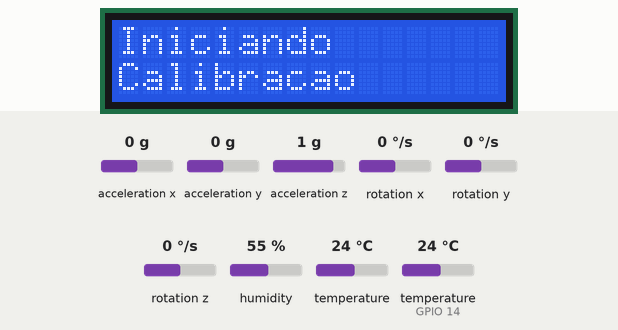
Bench run of a sketch on a simulated ESP32. Parts: 16×2 character LCD. The test bench sets the inputs (shaded band); at power-on: humidity 55 %, temperature (sensor on GPIO 14) 24 °C, acceleration x 0 g, acceleration y 0 g, acceleration z 1 g, rotation x 0 °/s, rotation y 0 °/s, rotation z 0 °/s, temperature 24 °C. WiFi joins after 1.5 s; servers stay silent unless stated; the local clock reads 2024-03-15 10:24:30 at power-on unless the sketch sets it; what the sketch prints to the serial monitor is not drawn.

Above: at 1.7 s.
At 4.3 s:
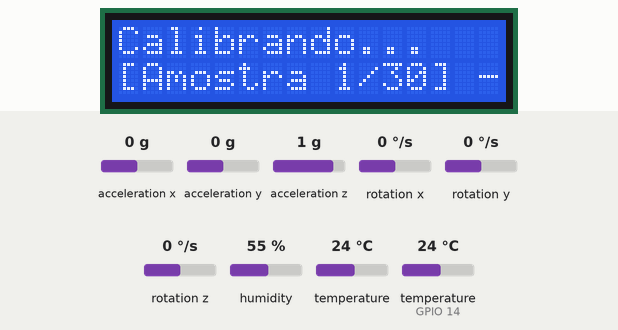
4.4 s: humidity set to 16 %
7.7 s: humidity set to 13 %
At 8.6 s:
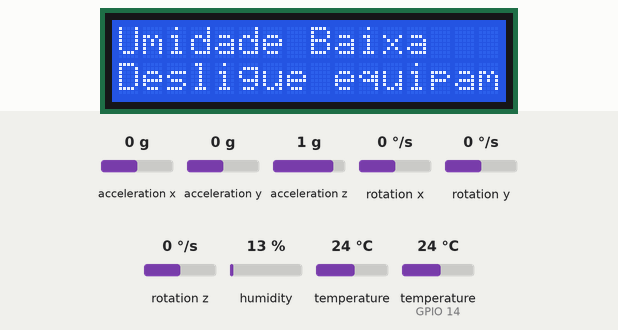
11.0 s: temperature (sensor on GPIO 14) set to 39.7 °C
14.3 s: temperature (sensor on GPIO 14) set to 40.8 °C
At 15.4 s:
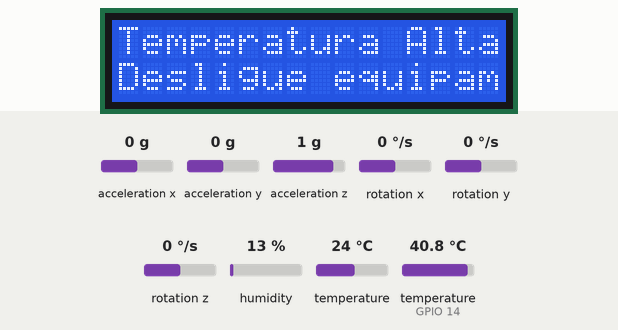
17.6 s: temperature (sensor on GPIO 14) set to 12 °C
At 19.5 s:
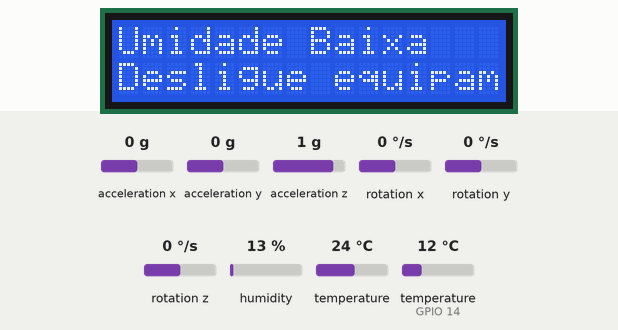
20.9 s: temperature (sensor on GPIO 14) set to 41 °C
At 23.7 s:
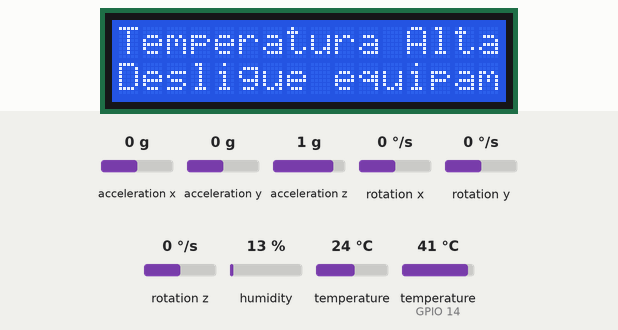
Timing chart, 0 to 25.2 s (numbered marks = the images above; inputs shaded):
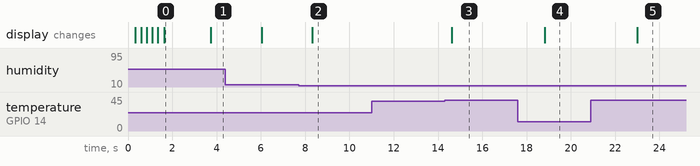

The sketch:

ESP32_NTP_Example.ino
```cpp
// Learn about the ESP32 WiFi simulation in
// https://docs.wokwi.com/guides/esp32-wifi
#include <DHT.h>
#include <WiFi.h>
#include <WiFiClient.h>
#include <WebServer.h>
#include <uri/UriBraces.h>
#include <Wire.h>
#include <LiquidCrystal_I2C.h>

#include <Adafruit_MPU6050.h>
#include <Adafruit_Sensor.h>

//módulos para webservice
#include <HTTPClient.h>
#include <ArduinoJson.h>
#include <string>

LiquidCrystal_I2C LCD = LiquidCrystal_I2C(0x27, 16, 2);

#define NTP_SERVER     "pool.ntp.org"
#define UTC_OFFSET     0
#define UTC_OFFSET_DST 0


#define dhtPino 14 // Pino do sensor DHT22
#define DHT_TIPO DHT22

DHT dht(dhtPino, DHT22);
Adafruit_MPU6050 mpu;


// --- CONFIGURAÇÕES DE CALIBRAÇÃO E MONITORAMENTO ---
const int AMOSTRAS_CALIBRACAO = 30; // Número de leituras para estabelecer a baseline
float baselineVibracaoMedia = 0.0;   // Armazena a vibração média normal
float limiteAlerta = 0.0;            // Limite para um alerta de vibração (ex: 1.5x a baseline)
float limitePerigo = 0.0;            // Limite para um alerta de perigo (ex: 2.5x a baseline)

// Variáveis de controle de estado
int contadorAmostras = 0;
bool calibrando = true;

//método http para passar dados dos sensores no web-service
HTTPClient http;

void spinner() {
  static int8_t counter = 0;
  const char* glyphs = "\xa1\xa5\xdb";
  LCD.setCursor(15, 1);
  LCD.print(glyphs[counter++]);
  if (counter == strlen(glyphs)) {
    counter = 0;
  }
}

void setup() {
  Serial.begin(115200);
  while (!Serial) delay(10);

  LCD.init();
  LCD.backlight();
  LCD.setCursor(0, 0);
  LCD.print("Conectando ao ");
  LCD.setCursor(0, 1);
  LCD.print("WiFi ");

  WiFi.begin("Wokwi-GUEST", "", 6);
  while (WiFi.status() != WL_CONNECTED) {
    delay(250);
    spinner();
  }

  dht.begin();

  LCD.clear();
  LCD.setCursor(0, 0);
  LCD.println("Online");
  LCD.setCursor(0, 1);
  LCD.println("Atualizar Hora");

  configTime(UTC_OFFSET, UTC_OFFSET_DST, NTP_SERVER);

  Wire.begin(21, 22);


  while (!mpu.begin()) {
    LCD.clear();
    LCD.setCursor(0, 0);
    LCD.println("Falha  MPU6050");
    delay(1000);  // Aguarda 1 segundo antes de tentar novamente
  }

  mpu.setAccelerometerRange(MPU6050_RANGE_2_G);

  LCD.clear();
  LCD.setCursor(0, 0);
  LCD.println("Iniciando");
  LCD.setCursor(0, 1);
  LCD.print("Calibracao");
}

void loop() {
  delay(2050);
  float temperatura = dht.readTemperature();
  float umidade = dht.readHumidity();
  // Verifica se houve erro na leitura do DHT22
  if (isnan(temperatura) || isnan(umidade)) {
    LCD.clear();
    LCD.setCursor(0, 0);
    LCD.println("Falha  DHT22");
    return;
  }


  acelerometroFuncionamento(temperatura, umidade);

}

void acelerometroFuncionamento(float temperatura, float umidade){
  sensors_event_t a, g, temp;
  mpu.getEvent(&a, &g, &temp);

  if(temperatura > 40 || temperatura < -20){
    LCD.clear();
    LCD.setCursor(0, 0);
    if(temperatura > 40)
      LCD.println("Temperatura Alta");
    else
      LCD.println("Temperatura Baixa");
    LCD.setCursor(0,1);
    LCD.println("Desligue equipamento");
    //callWs("PERIGO", temperatura, umidade, 0.0);
    return;
  }

  if(umidade > 95 || umidade < 15){
    LCD.clear();
    LCD.setCursor(0, 0);
    if(umidade > 95)
      LCD.println("Umidade Alta");
    else
      LCD.println("Umidade Baixa");
    LCD.setCursor(0,1);
    LCD.println("Desligue equipamento");
    //callWs("PERIGO", temperatura, umidade, 0.0);
    return;
  }

  char* status = "";
  float x = a.acceleration.x;
  float y = a.acceleration.y;
  float z = a.acceleration.z;
  float vibracaoAtual = sqrt(pow(x, 2) + pow(y, 2) + pow(z, 2));

  if (calibrando) {
    LCD.clear();
    LCD.setCursor(0, 0);
    LCD.println("Calibrando... ");
    LCD.setCursor(0, 1);
    LCD.print("[Amostra ");
    LCD.print(contadorAmostras + 1);
    LCD.print("/");
    LCD.print(AMOSTRAS_CALIBRACAO);
    LCD.print("] -");
    LCD.print(vibracaoAtual);

    baselineVibracaoMedia += vibracaoAtual;
    contadorAmostras++;

    if (contadorAmostras >= AMOSTRAS_CALIBRACAO) {
      baselineVibracaoMedia = baselineVibracaoMedia / AMOSTRAS_CALIBRACAO;

      limiteAlerta = baselineVibracaoMedia * 1.5;
      limitePerigo = baselineVibracaoMedia * 2.5;

      calibrando = false;
      LCD.clear();
      LCD.setCursor(0, 0);
      LCD.println("Calibracao");
      LCD.setCursor(0, 1);
      LCD.println("concluida");
    }

  } else {
    LCD.clear();
    LCD.setCursor(0, 0);
    LCD.print("Vibracao: ");
    LCD.print(vibracaoAtual);
    LCD.setCursor(0, 1);

    if (vibracaoAtual > limitePerigo) {
      status = "PERIGO";
      LCD.print("PERIGO! DESLIGAR");
    } else if (vibracaoAtual > limiteAlerta) {
      status = "ALERTA";
      LCD.print("Status: Alerta!");
    } else {
      status = "NORMAL";
      LCD.print("Status: Normal");
    }
  }

  //habilitar quando for capturar os dados
  // if(!calibrando){
    // callWs(status, temperatura, umidade, vibracaoAtual);
  // }
  Serial.print(" temperatura: ");
  Serial.print(temperatura);
  Serial.print(" umidade: ");
  Serial.print(umidade);
  Serial.print(" vibracao: ");
  Serial.println(vibracaoAtual);
  delay(calibrando ? 200 : 1000);
}


void callWs(char* status, float temperatura, float umidade, float vibracaoAtual ){
  //link do webservice
  http.begin("https://newsfacd.herokuapp.com/fiap/challenge");
  http.addHeader("Content-Type", "application/json");

  //formar arquivo json
  StaticJsonDocument<1024> doc;
  doc["status"] = status;
  doc["temperatura"] = temperatura;
  doc["umidade"] = umidade;
  doc["vibracao"] = vibracaoAtual;

  String httpRequestData;
  serializeJson(doc, httpRequestData);

  Serial.println("Enviando JSON para o WebService:");
  Serial.println(httpRequestData);

  int httpResponseCode = http.POST(httpRequestData);
  if (httpResponseCode > 0) {
    Serial.printf("Código de Resposta HTTP: %d\n", httpResponseCode);
    String payload = http.getString();
    Serial.println("Resposta: " + payload);
  } else {
    Serial.printf("Falha na requisição HTTP, erro: %s\n", http.errorToString(httpResponseCode).c_str());
  }
}
```

Measured:
- the behaviour switches between 15 and 14 % on humidity (found by bisection; images 1 and 2)
- the behaviour switches between 40 and 40.1 °C on temperature (sensor on GPIO 14) (found by bisection; images 2 and 3)
- after the input at 7.7 s, the display: changes after 0.63 s (image 2)
- after the input at 11.0 s, every drawn part: stays the same
- after the input at 14.3 s, the display: changes after 0.32 s (image 3)
- after the input at 17.6 s, the display: changes after 1.2 s (image 4)
- after the input at 20.9 s, the display: changes after 2.1 s (image 5)
- what the display in image 0 shows lasts 2.1 s, from 1.6 s to 3.7 s
